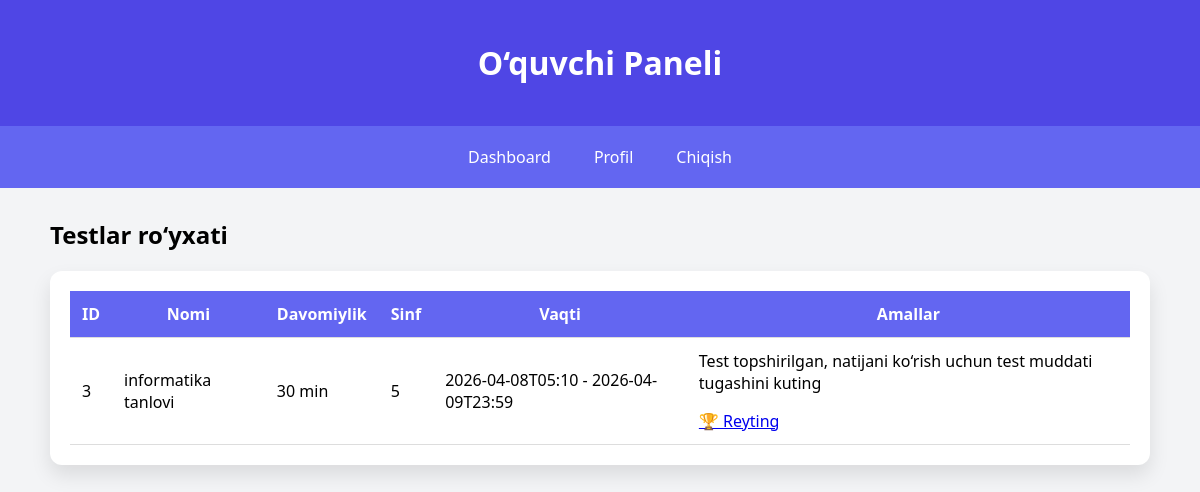
/student/ (signed in), run on the app's committed database.
### tables this page shows
CREATE TABLE tests (
            id INTEGER PRIMARY KEY AUTOINCREMENT,
            title TEXT NOT NULL,
            duration INTEGER NOT NULL,
            description TEXT NOT NULL,
            test_class INTEGER NOT NULL,
            start_time DATETIME NOT NULL,
            end_time DATETIME NOT NULL
        );

### routes/student.py (the view)
@bp.route("/")
def student_dashboard():
    user_id = session.get("user_id")
    if not user_id:
        return redirect(url_for("auth.login"))
    with sqlite3.connect("database.db") as conn:
        conn.row_factory = sqlite3.Row
        user = conn.execute(
            "SELECT * FROM users WHERE id=?",
            (user_id,)
        ).fetchone()
        if not user:
            return redirect(url_for("auth.login"))
        user_class = str(user["class_number"])  # stringga o'tkazamiz
        tests = conn.execute(
            """
            SELECT * FROM tests
            WHERE ',' || test_class || ',' LIKE ?
            """,
            (f"%,{user_class},%",)
        ).fetchall()
        results = conn.execute(
            """
            SELECT id, test_id, completed, start_time, end_time
            FROM test_results
            WHERE user_id=?
            ORDER BY id DESC
            """,
            (user_id,)
        ).fetchall()
    tests_list = []
    for test in tests:
        test_dict = dict(test)
        try:
            test_dict["start_time_dt"] = datetime.strptime(
                test_dict["start_time"], "%Y-%m-%dT%H:%M"
            )
            test_dict["end_time_dt"] = datetime.strptime(
                test_dict["end_time"], "%Y-%m-%dT%H:%M"
            )
        except:
            test_dict["start_time_dt"] = None
            test_dict["end_time_dt"] = None
        res_completed = next(
            (r for r in results if r["test_id"] == test_dict["id"] and r["completed"] == 1),
            None
        )
        res_started = next(
            (r for r in results if r["test_id"] == test_dict["id"]),
            None
        )
        res = res_completed if res_completed else res_started
        test_dict["started"] = bool(res and res["start_time"])
        test_dict["completed"] = bool(res["completed"]) if res else False
        test_dict["result_id"] = res["id"] if res else None
        def parse_dt(dt):
            try:
                return datetime.fromisoformat(dt) if dt else None
            except:
                return None
        test_dict["result_start"] = parse_dt(res["start_time"]) if res else None
        test_dict["result_end"] = parse_dt(res["end_time"]) if res else None
        tests_list.append(test_dict)
    current_time = datetime.now()
    return render_template(
        "student/dashboard.html",
        tests=tests_list,
        current_time=current_time
    )

### templates/student/dashboard.html (shortened to what this page needs)
{% extends "base.html" %}
{% block content %}
<h2>Testlar ro‘yxati</h2>
<div class="card">
    {% if tests %}
    <table>
        <thead>
            <tr>
                <th>ID</th>
                <th>Nomi</th>
                <th>Davomiylik</th>
                <th>Sinf</th>
                <th>Vaqti</th>
                <th>Amallar</th>
            </tr>
        </thead>
        <tbody>
            {% for test in tests %}
            <tr>
                <td>{{ test.id }}</td>
                <td>{{ test.title }}</td>
                <td>{{ test.duration }} min</td>
                <td>{{ test.test_class }}</td>
                <td>{{ test.start_time }} - {{ test.end_time }}</td>
                <td>
                {% if current_time < test.start_time_dt %}
                    Test boshlanmagan
                {% elif current_time >= test.start_time_dt and current_time <= test.end_time_dt %}
                    {% if test.completed %}
                        Test topshirilgan, natijani ko‘rish uchun test muddati tugashini kuting
                    {% elif test.started %}
                        <a href="/student/take_test/{{ test.result_id }}">🔸 Davom ettirish</a>
                    {% else %}
                        <a href="/student/start_test/{{ test.id }}">🔹 Boshlash</a>
                    {% endif %}
                {% elif current_time > test.end_time_dt %}
                    {% if test.completed %}
                        <a href="/student/view_result/{{ test.id }}">Natijani ko‘rish  </a>
                    {% else %}
                        Test tugadi
                    {% endif %}
                {% endif %}
                <a href="/student/test_ranking/{{ test.id }}" >  🏆 Reyting</a>
                </td>
            </tr>
            {% endfor %}
        </tbody>
    </table>
    {% else %}
        <p>Hozircha mavjud testlar yo‘q.</p>
    {% endif %}
</div>
{% endblock %}

### templates/base.html (style rules this page uses)
body { font-family: 'Segoe UI', sans-serif; background: #f3f4f6; margin: 0; }
.card { background: #fff; padding: 20px; border-radius: 12px; box-shadow: 0 10px 20px rgba(0,0,0,0.1); margin-bottom: 25px; }
table { width: 100%; border-collapse: collapse; }
table th, table td { padding: 12px; border-bottom: 1px solid #ddd; }
table th { background: #6366f1; color: #fff; }

### data on the page
tests: id "3", title "informatika tanlovi", duration "30", test_class "5", start_time "2026-04-08T05:10", end_time "2026-04-09T23:59"
